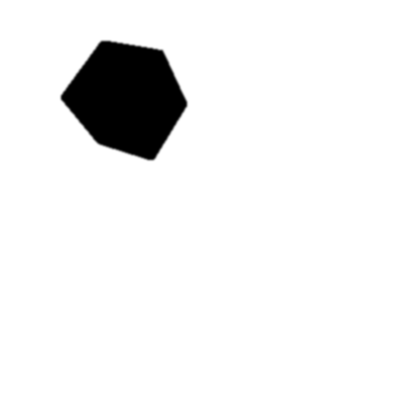
#> input picture Example/mascara.png, 400 x 400 px, found by its file name
$ python main.py
#> lines starting #> are read from the running program, lines starting #| are printed output that depends on the picture; after the words box and inside, x2 and y2 are one past the last pixel; in counts of white or black regions, pixels touching at a corner belong together
import cv2
from seam import SeamCarve

img = cv2.imread('caminho/test.png')
mask = cv2.imread('caminho/mascara.png', 0) != 255
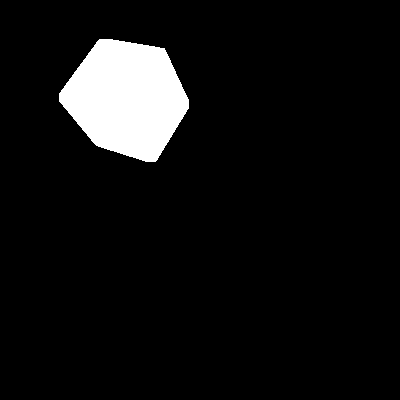
#> mask: shape (400, 400) bool; 6.9% white; 1 white region, box (x1, y1, x2, y2) and area: (59, 39, 189, 162) 11065

#> (the run stopped early here; a loop or call above may not have finished)
